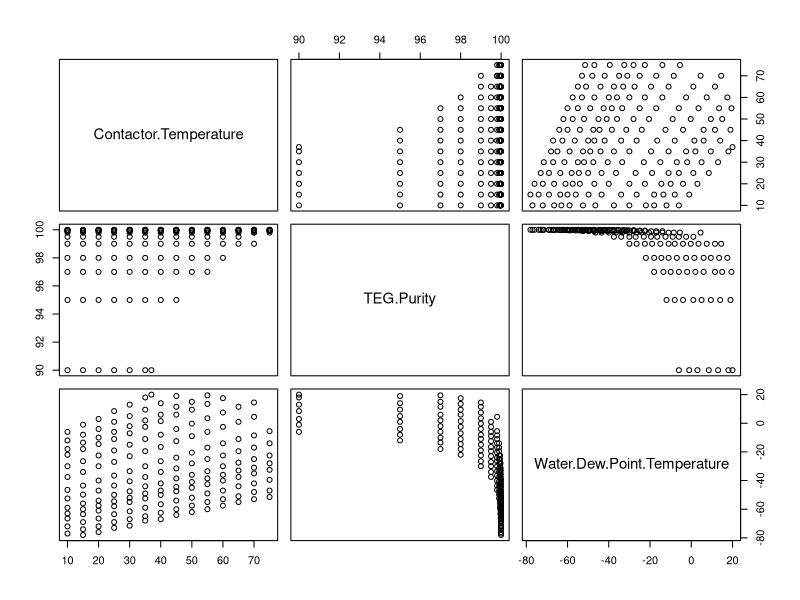
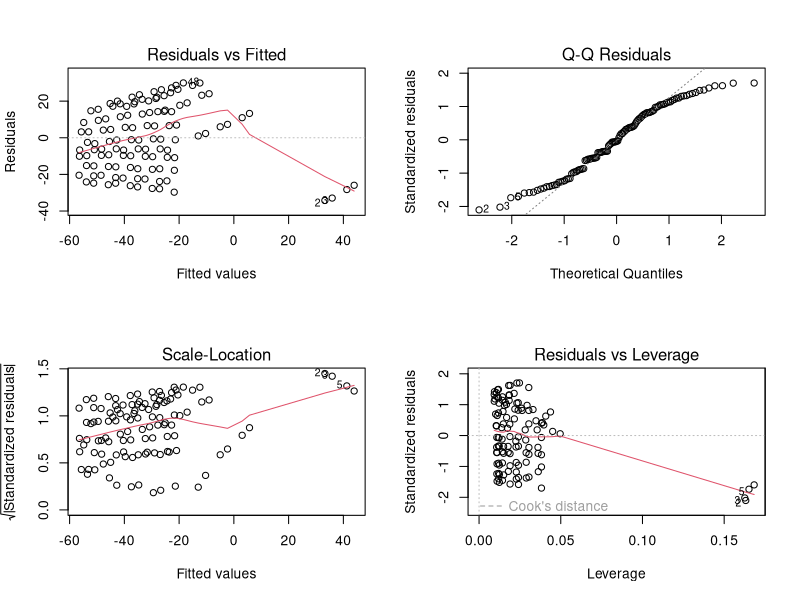
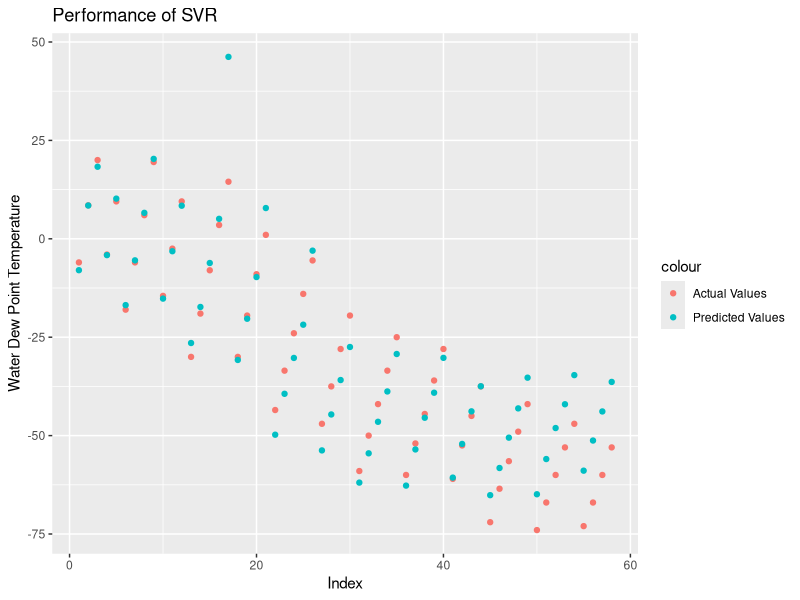

The R source for these figures, in order: (Note: this script raises an error after producing the figures.)
#set working directory 
setwd("E:/College/Sem 7/CLD411/") 

#load the dataset 
teg = read.csv("teg.csv", header =T) 

#create scatterplots 
pairs(teg[,1:3], lower=NULL) 

#split the data into training data and testing data 
set.seed(10)
library(caTools) 
sample = sample.split(teg, SplitRatio = 0.85) 
train = subset(teg,sample==T) 
test = subset(teg,sample==F) 

#fit a simple linear regression model 
model1 = lm(Water.Dew.Point.Temperature ~ Contactor.Temperature + TEG.Purity , data = train) 

par(mfrow=c(2,2))
plot(model1)
summary(model1) 

#build svr model for a wide range of values of parameters
library(e1071)
svr_rad = tune(svm, Water.Dew.Point.Temperature ~ Contactor.Temperature + TEG.Purity,  
               data = train, ranges= list(epsilon = seq(0,1,0.01), cost = 2^(2:9) ) , kernel ="radial")

#select the best model
svr_rad_best = svr_rad$best.model

#make prediction on test data
pred_y = predict(svr_rad_best,test)

#scatterplot of actual vs predicted values

library(ggplot2)

require(ggplot2)

x= seq(1,length(test$Water.Dew.Point.Temperature))
water_dpt= test$Water.Dew.Point.Temperature

data <- data.frame(x,water_dpt)

g1 = ggplot(data,aes(x=x,y=water_dpt)) + geom_point(aes(color="Actual Values")) + geom_point(aes(y=pred_y,color="Predicted Values"))

g1 + labs(title="Performance of SVR", y="Water Dew Point Temperature", x="Index")

#check adequacy of model
err = test$Water.Dew.Point.Temperature - pred_y
SS_res = sum(err^2)

SS_tot=c()

for(i in 1:nrow(test))
{
  SS_tot[i] = (test$Water.Dew.Point.Temperature[i] - mean(test$Water.Dew.Point.Temperature))^2
}

Rsq = 1-(SS_res/sum(SS_tot))
Rsq

#build GAMs model with various dof

Rsq_gam = c()
library(gam)

for(j in 1:20)
{
  
  gam <- gam(Water.Dew.Point.Temperature~s(Contactor.Temperature,df=j)+s(TEG.Purity,df=j),data = train)
  pred = predict(gam,test)
  
  SS_tot_gam = c()
  
  for(i in 1:nrow(test))
  {
    SS_tot_gam[i] = (test$Water.Dew.Point.Temperature[i] - mean(test$Water.Dew.Point.Temperature))^2
  }
  
  err = test$Water.Dew.Point.Temperature - pred
  SS_res_gam = sum(err^2)
  Rsq_gam[j] = 1-(SS_res_gam/sum(SS_tot_gam))
  
}


gam1 <- gam(Water.Dew.Point.Temperature~s(Contactor.Temperature,df=10)+s(TEG.Purity,df=10),data = train)
pred = predict(gam1,test)

SS_tot_gam = c()

for(i in 1:nrow(test))
{
  SS_tot_gam[i] = (test$Water.Dew.Point.Temperature[i] - mean(test$Water.Dew.Point.Temperature))^2
}

#scatterplot of actual vs predicted values


g2 = ggplot(data,aes(x=x,y=water_dpt)) + geom_point(aes(color="Actual Values")) + geom_point(aes(y=pred,color="Predicted Values"))

g2 + labs(title="Performance of GAMs", y="Water Dew Point Temperature", x="Index")


err = test$Water.Dew.Point.Temperature - pred
SS_res_gam = sum(err^2)
Rsq_gam= 1-(SS_res_gam/sum(SS_tot_gam))
